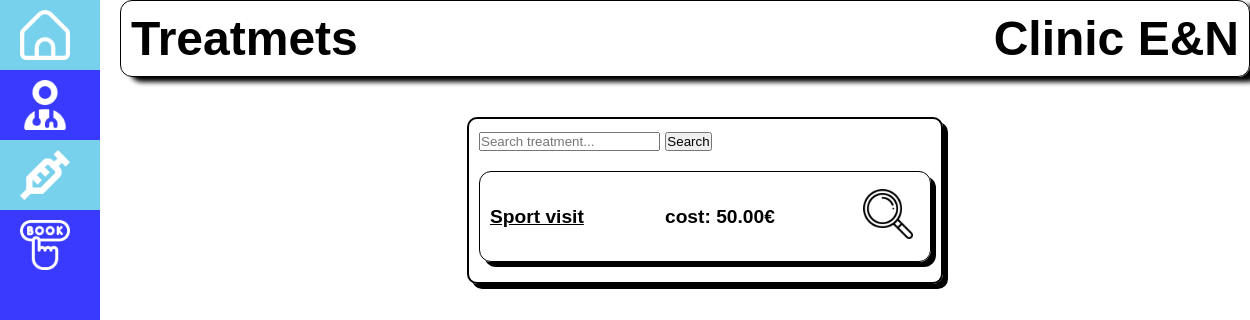
The page /dashboard/treatments/ on the database as committed earlier.
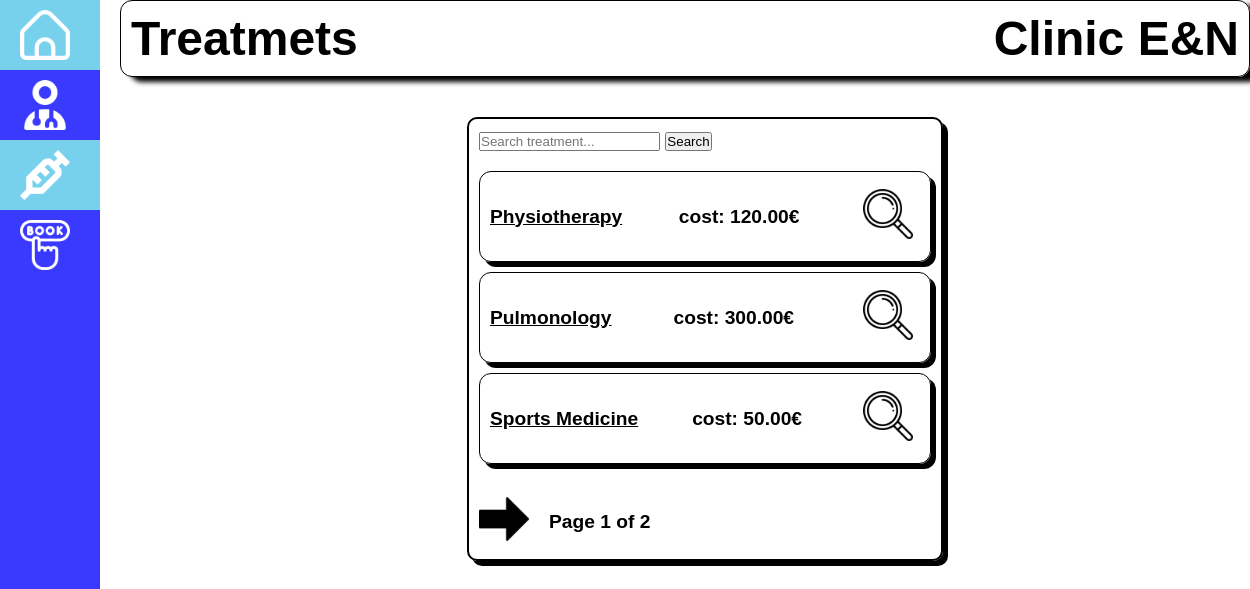
The same page on the database as committed later.
### dashboard/models.py (models this page shows, shortened)
class Treatment(models.Model):
    name = models.CharField(max_length=100, unique=True)
    description = models.TextField(blank=False,null=False)
    cost = models.DecimalField(max_digits=8, decimal_places=2, help_text='€')
    class Meta:
        ordering = ['name']
    def get_absolute_url(self):
        return reverse('treatment-detail', args=[str(self.id)])

### dashboard/views.py (the view)
# urls.py: path('treatments/', views.TreatmentListView.as_view(), name='treatments'),
class TreatmentListView(generic.ListView):
    model = Treatment
    paginate_by = 3
    def get_queryset(self):
        qs = Treatment.objects.all()
        q = self.request.GET.get('q')
        if q:
            qs = qs.filter(name__icontains=q)
        return qs
    def get_context_data(self, **kwargs):
        ctx = super().get_context_data(**kwargs)
        ctx['q'] = self.request.GET.get('q', '')
        return ctx

### dashboard/templates/dashboard/treatment_list.html (shortened to what this page needs)
{% extends 'base.html' %}
{% load static%}
{% block content %}
    <div class="box-list">
        <form method="get" action="">
            <input type="text" name="q" value="{{ q }}" placeholder="Search treatment...">
            <button type="submit">Search</button>
        </form>
        {% if treatment_list %}
        <ul>
            {% for treatment in treatment_list %}
            <li>
                <u>{{ treatment.name }}</u>
                <span>cost: {{ treatment.cost }}€</span>
                <a class="treatments" href="{{ treatment.get_absolute_url }}">
                    <img style="width: 50px; height: 50px;" src="{% static 'images/loupe.png' %}" alt="">
                </a>
            </li>
            {% endfor %}
        </ul>
        {% else %}
        <p>No treatments available.</p>
        {% endif %}
        {% block pagination %}
        {% if is_paginated %}
        <div style="display: flex; flex-direction: row; align-items: center; gap:20px">
            {% if page_obj.has_next %}
            <a href="{{ request.path }}?q={{ q }}&page={{ page_obj.next_page_number }}">
                <img style="width: 50px;height: 50px;" src="{% static 'images/right-arrow.png' %}" alt="">
            </a>
            {% endif %}
            <p>Page {{ page_obj.number }} of {{ page_obj.paginator.num_pages }}</p>
        </div>
        {% endif %}
        {% endblock %}
    </div>
{% endblock %}

### dashboard/templates/base.html (shortened to what this page needs)
<!DOCTYPE html>
<html lang="en">
<head>
    {% load static %}
    <link rel="stylesheet" href="{% static 'css/style.css' %}">
</head>
<body>
    {%block sidebar%}
    <div class="sidebar">
        <ul>
            <li {% if request.resolver_match.url_name == 'dashboard' %}style="background-color: rgb(119, 209, 237)"{% endif %}><a href="{% url 'dashboard'%}"><img src="{% static 'images/home.png' %}" alt="home"><span>home</span></a></li>
            <li {% if request.resolver_match.url_name == 'doctors' %}style="background-color: rgb(119, 209, 237)"{% endif %}><a href="{% url 'doctors'%}"><img src="{% static 'images/user-md.png' %}" alt="h"><span>doctors</span></a></li>
            <li {% if request.resolver_match.url_name == 'treatments' %}style="background-color: rgb(119, 209, 237)"{% endif %}><a href="{% url 'treatments'%}"><img src="{% static 'images/syringe.png' %}" alt="home"><span>treatments</span></a></li>
            <li ><a href="{% url 'reservation' %}"><img src="{% static 'images/booking.png' %}" alt=""></a></li>
        </ul>
    </div>
    {%endblock%}
    <div class="sup-cont">
        <div class="title">
            <h1>{% if request.resolver_match.url_name == 'dashboard' %}Welcome
                {% elif request.resolver_match.url_name == 'doctors' or request.resolver_match.url_name == 'doctor-detail'%}Doctors
                {% elif request.resolver_match.url_name == 'treatments' or request.resolver_match.url_name == 'treatment-detail'%}Treatmets
                {% elif request.resolver_match.url_name == 'reservation'%}Reservation
                {% elif request.resolver_match.url_name == 'patients' or request.resolver_match.url_name == 'patient-detail'%}Patients
                {% elif request.resolver_match.url_name == 'visits' or request.resolver_match.url_name == 'visit-detail'%}Visits
                {% elif request.resolver_match.url_name == 'login'%}Log in
                {% elif request.resolver_match.url_name == 'signup'%}Sign Up
                {% elif request.resolver_match.url_name == 'esco'%}Exit
                {%endif%}</h1>
            <h1 style="text-align: center;">{{ user.username }}</h1><h1 style="text-align: end;">Clinic E&N</h1></div>
        <div class="content">
            {% block content %}
            {% endblock %}
        </div>
    </div>
</body>
</html>

### dashboard/static/css/style.css (style rules this page uses)
* { font-family: Montserrat, sans-serif; margin: 0; padding:0; font-style: normal; }
body { display: flex; gap: 20px; }
.sidebar { width: 100px; height: 100vh; background-color: rgb(58, 58, 255); transition: 0.5s ease; }
.sidebar a { text-decoration: none; display: flex; direction: row; overflow: hidden; color: #fff; align-items: center; justify-content: flex-start; gap:10px; font-weight: bold; font-size: 30px; }
.sidebar li { list-style-type: none; padding: 10px 20px; }
.sidebar li img { width: 50px; height: 50px; }
.title { display: flex; justify-content: space-between; margin-bottom: 20px; border: 1px solid black; box-shadow:10px 5px 5px rgb(0, 0, 0); border-radius: 12px; padding: 10px; }
.title h1 { font-size: 3rem; }
.content { width: 100%; padding: 20px; display: flex; flex-direction: column; justify-content: space-between; align-items: center; }
.sup-cont { width: 100%; }
.box-list { display: flex; justify-content: flex-start; gap:20px; flex-direction: column; border: 2px solid black; box-shadow: 5px 5px black; border-radius: 10px; width: 40%; padding: 10px; font-size: larger; font-weight: bold; }
.box-list li { list-style-type: none; display: flex; justify-content: space-between; margin-bottom: 10px; align-items: center; border: 1px solid black; box-shadow: 5px 5px rgb(0, 0, 0); border-radius: 12px; padding: 10px; }
.box-list li a { border: 1px solid black; border-radius: 50%; padding: 7px; }
.box-list .treatments { border: none; }

Rows that differ between the two databases and show on the page:
added Treatment: name "Physiotherapy", cost "120.00"
added Treatment: name "Pulmonology", cost "300.00"
changed Treatment: name "Sport visit" → "Sports Medicine"
Other text that changed with them:
{{ page_obj.number }}: (not shown) → "1"
{{ page_obj.paginator.num_pages }}: (not shown) → "2"
text now shown: "Page of"
